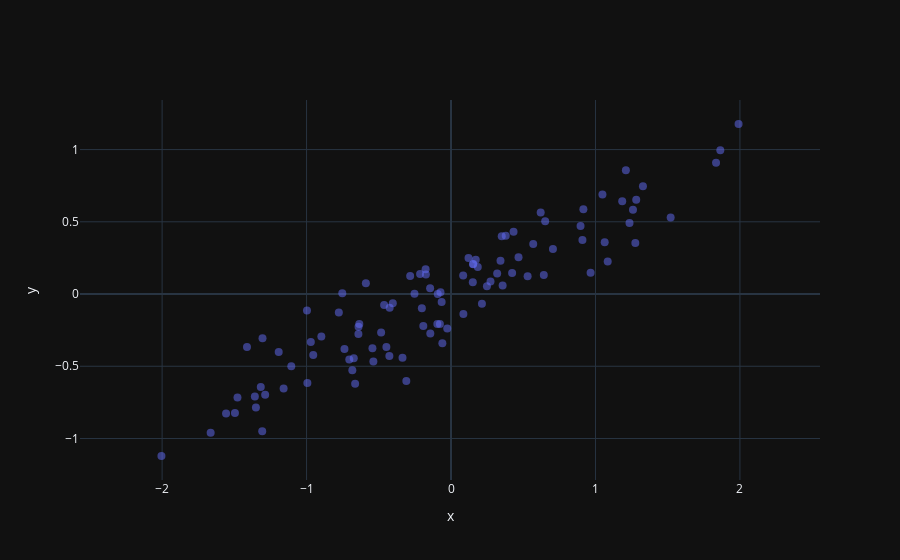

The cell this chart's notebook holds for it:
### Code cell
N = 100
x = np.random.normal(size=N)
y = 0.5 * x +0.2*(np.random.normal(size=N))
fig = go.Figure(data=[go.Scatter(x=x, y=y, mode='markers', marker={'size':8, 'opacity':0.5}, name='data')])
fig.update_layout(xaxis_title='x', yaxis_title='y', yaxis=dict(scaleanchor='x', scaleratio=1))
fig.show()
